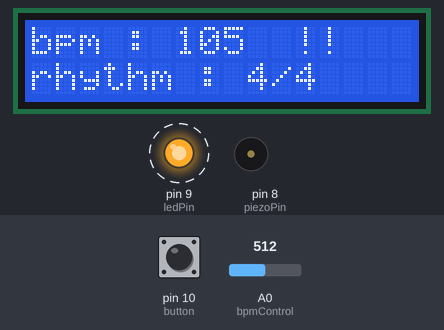
Bench run of a sketch on a simulated Arduino Uno, built with avr-gcc and run on an emulated ATmega328P. Parts: 16×2 character LCD, output pins drawn as LEDs (lit = HIGH), buzzer (waves = sounding). Dashed ring = blinking. The test bench sets the inputs (shaded band); at power-on: A0 (bpmControl) = 512, pin 10 (button) LOW.

Above: at 1.35 s.
1.4 s: A0 (bpmControl) set to 122
At 2.9 s:
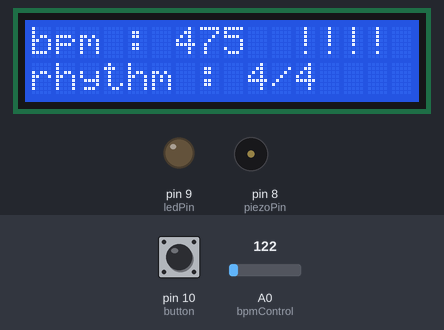
3.5 s: pin 10 (button) pulled HIGH for 3.2 s
At 7.13 s:
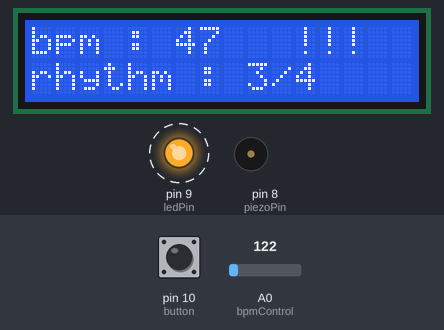
8.2 s: A0 (bpmControl) set to 511
At 9.71 s:
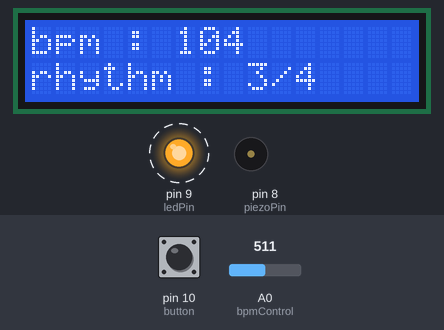
9.9 s: pin 10 (button) pulled HIGH for 0.95 s
At 12.07 s:
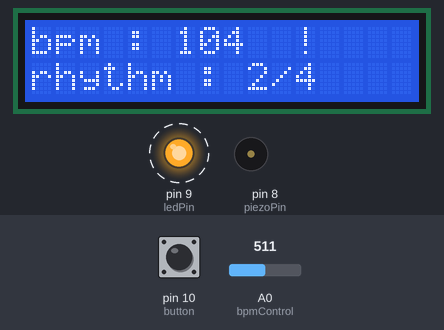
12.9 s: A0 (bpmControl) set to 0
At 14.8 s:
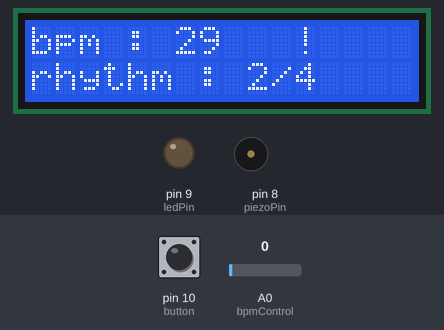
Timing chart, 0 to 16.3 s (numbered marks = the images above; inputs shaded):
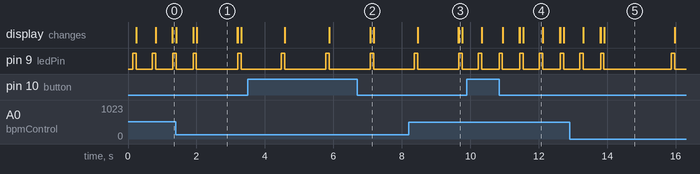

The sketch:

arduino_metronome_potentiometer.ino
```cpp
#include <LiquidCrystal_I2C.h>
#include <Wire.h>

const int ON = HIGH;
const int OFF = LOW;

int piezoPin = 8;         // 부저
int ledPin = 9;           // led
int button = 10;          // 버튼
int bpmControl = A0;      // 가변저항
int bpm;                  // 빠르기
int count = 1;            // 박자 카운트
int first = 4186;         // 첫박 소리
int other = 33;          // 다른 박자 소리
int rhythm = 4;           // 박자
int buttonstate = 0;      // 버튼 현재 상태
int prevstate = 0;        // 버튼 이전 상태
int rhythmcount = 1;      // 박자 결정 변수

// Character LCD (L2C)
LiquidCrystal_I2C lcd(0x27, 16, 2);

void setup()
{
  pinMode(ledPin, OUTPUT);
  pinMode(piezoPin, OUTPUT);
  pinMode(bpmControl, INPUT);
  pinMode(button, INPUT);

  lcd.begin(16,2);                // lcd 시작
  lcd.init();                     // lcd 초기화
  lcd.backlight();                // lcd 백라이트 on
}

void loop()
{
  bpm = analogRead(bpmControl);        // 가변저항에서 읽은 아날로그 값을 디지털값으로 변경
  bpm = map(bpm, 0, 1023, 29, 181);    // bpm을 0~1023으로 구분한 값을 30~180으로 변경
  buttonstate = digitalRead(button);
  int led_pulse_time = 100;
  int piezo_pulse_time = 1;
  int delayTime = (60000 / bpm);       // bpm 값을 초단위로 변경

  lcd.setCursor(0,0);                  // lcd 출력할 위치
  lcd.print("bpm : ");                 // lcd 내용 출력
  lcd.setCursor(6,0);
  lcd.print(bpm);

  // 첫 박일 때
  if (count%rhythm == 1 ) {
    digitalWrite(ledPin, HIGH);                // led on
    tone(piezoPin, first);                     // 부저를 first 음으로 출력
    delay(piezo_pulse_time);
    noTone(piezoPin);
    delay(led_pulse_time - piezo_pulse_time);
    digitalWrite(ledPin, LOW);                 // led off
    lcd.setCursor(count+10,0);
    lcd.print("!");
    count = count+1;                           // 박자 카운트 증가 (첫박 외의 다른 박을 위해)
    delay(delayTime - led_pulse_time - piezo_pulse_time);
  }

  // 첫박 외의 다른 박자일 때
  if (count%rhythm == 2 || count%rhythm == 3 || count%rhythm == 0){                                                       // 다른 박자에 소리 출력
    digitalWrite(ledPin, HIGH);
    tone(piezoPin, other);
    delay(piezo_pulse_time);
    noTone(piezoPin);
    delay(led_pulse_time - piezo_pulse_time);
    digitalWrite(ledPin, LOW);
    lcd.setCursor(count+10,0);
    lcd.print("!");
    count = count+1;
    delay(delayTime - led_pulse_time - piezo_pulse_time);

    if (count>rhythm){    // 박자를 다 세면 count
      count=1;            // count를 1로 변경하고
      lcd.clear();        // lcd 박자 출력 지움
    }
  }

  // 버튼 누를때 마다 박자 카운트 증가
  if(buttonstate != prevstate){
    if(buttonstate == 1){
      rhythmcount++;
      if(rhythmcount > 3){     // 카운트가 3초과이면
        rhythmcount = 1;       // 다시 1로 변경
      }
    }
    else{
    }
    prevstate = buttonstate;
  }

  // 버튼 누를 때 박자 변경
  switch(rhythmcount){
    case 1:                     // 1번상태면 4/4박자
    rhythm = 4;
    lcd.setCursor(0,1);
    lcd.print("rhythm : ");
    lcd.setCursor(9,1);
    lcd.print(rhythm);
    lcd.setCursor(10,1);
    lcd.print("/4");
    break;
    case 2:                    // 2번상태면 3/4박자
    rhythm = 3;
    lcd.setCursor(0,1);
    lcd.print("rhythm : ");
    lcd.setCursor(9,1);
    lcd.print(rhythm);
    lcd.setCursor(10,1);
    lcd.print("/4");
    break;
    case 3:                   // 3번상태면 2/4박자
    rhythm = 2;
    lcd.setCursor(0,1);
    lcd.print("rhythm : ");
    lcd.setCursor(9,1);
    lcd.print(rhythm);
    lcd.setCursor(10,1);
    lcd.print("/4");
    break;
  }
}
```

Measured:
- by itself, pin 9 (ledPin): alternates HIGH for 0.10 s and LOW for 1.2 s
- what the display in image 1 shows lasts 1.2 s, from 2.0 s to 3.2 s
